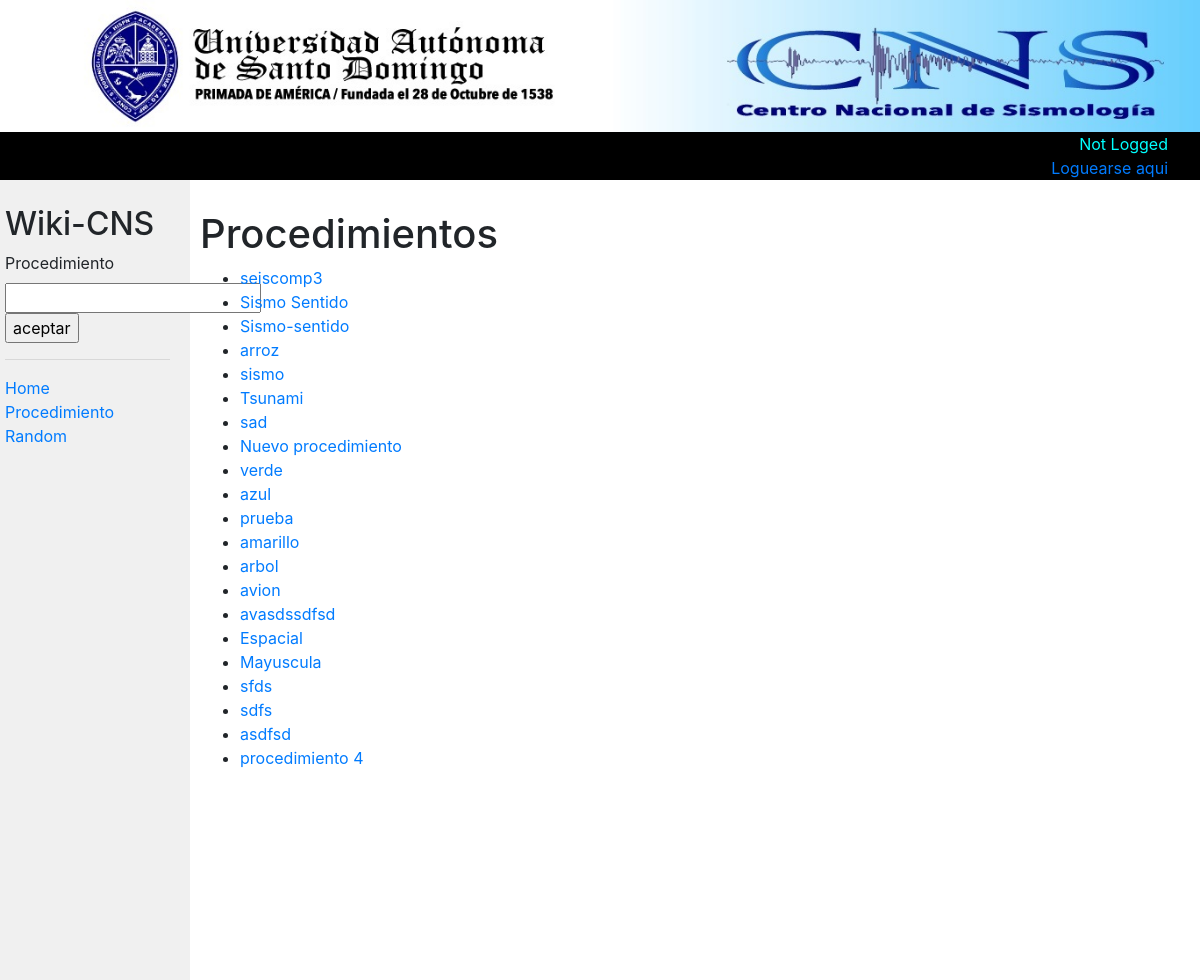
The app's page /, older data.
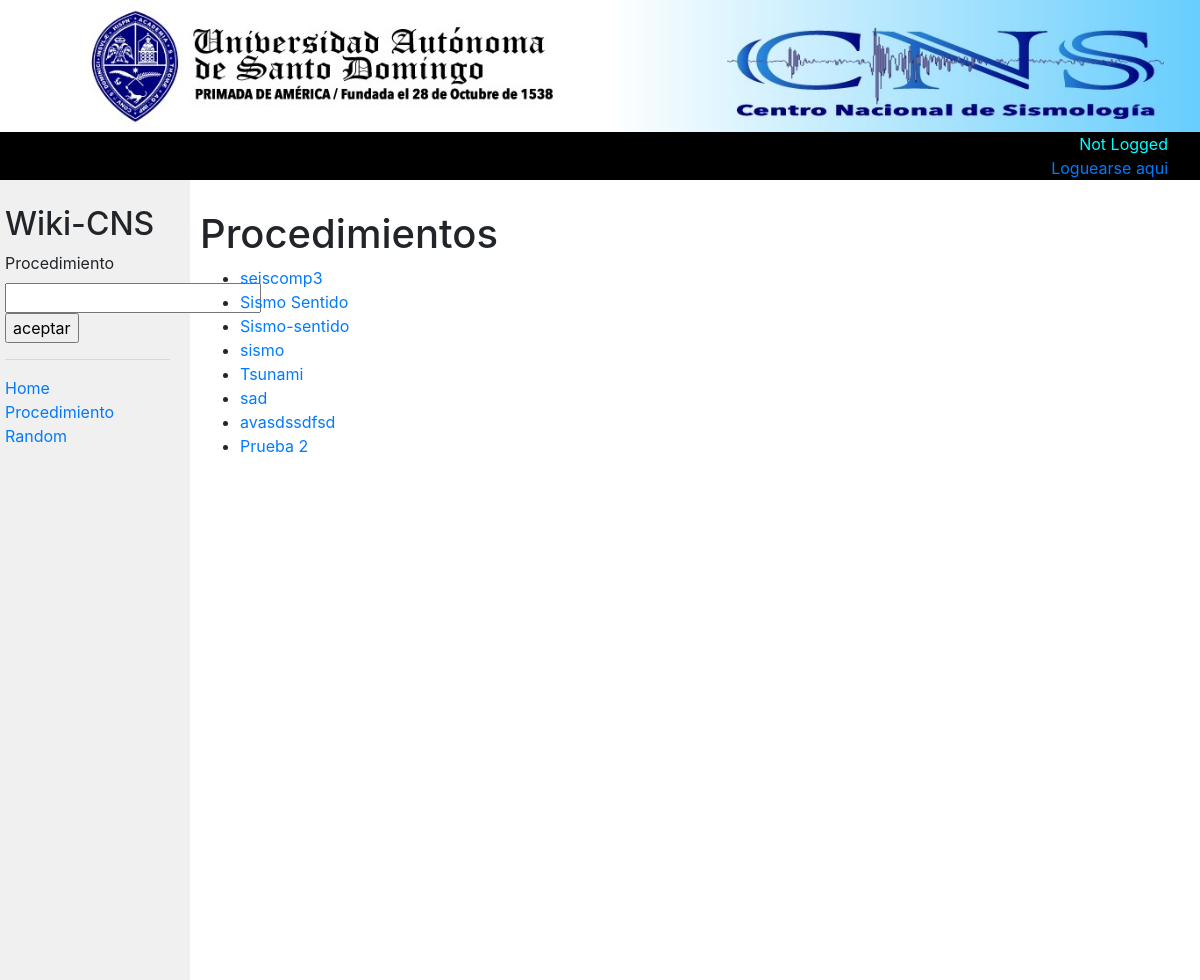
The same page, newer data.
### encyclopedia/models.py (models this page shows, shortened)
class Procedimiento(models.Model):
    title = models.CharField(max_length=30)
    content = models.TextField(blank=False)

### encyclopedia/views.py (the view)
# urls.py: path("",views.IndexView.as_view(),name='index'),
class IndexView(generic.ListView):
    template_name = 'encyclopedia/index.html'
    context_object_name = 'procedimiento_list'
    def get_queryset(self):
        return Procedimiento.objects.all()

### encyclopedia/templates/encyclopedia/index.html (shortened to what this page needs)
{% extends "encyclopedia/layout.html" %}
{% block body %}
    <h1>Procedimientos</h1>
    <ul>
        {% for entry in procedimiento_list %}
        <li><a href="{% url 'ency:wiki'  entry.pk %}">{{ entry.title }}</a></li>
        {% endfor %}
    </ul>
{% endblock %}

### encyclopedia/templates/encyclopedia/layout.html (shortened to what this page needs)
{% load static %}
<!DOCTYPE html>
<html lang="en">
    <head>
        <link rel="stylesheet" href="https://stackpath.bootstrapcdn.com/bootstrap/4.4.1/css/bootstrap.min.css">
        <link href="{% static 'encyclopedia/styles.css' %}" rel="stylesheet">
    </head>
    <body>
        <div id="divbanner">
            <img src="{% static 'encyclopedia/images/banner_sismologico.jpg' %}" alt="Escudos de la UASD y el CNS" width="100%">
        </div>
        {% if user.is_authenticated %}
            <div id="divlogin" >
                <span id="spanlogin">Logged: {{ user }}</span><br>
                <span><a href="{% url 'ency:logout' %}">Logout</a><span>
            </div>
        {% else %}
            <div id="divlogin" >
                <span id="spanlogin"> Not Logged </span>  <br>
                <a href="{% url 'ency:login' %}">Loguearse aqui</a>
            </div>
        {% endif %}
        <div class="row">
            <div class="sidebar col-lg-2 col-md-3">
                <h2>Wiki-CNS</h2>
                 <form action="{% url 'ency:buscar' %}" method="post">
                    <label for="procedimiento">Procedimiento</label>
                    <input type="text" id="procedimiento" name="procedimiento">
                    <input type="submit" value="aceptar">
                </form>
                <hr>
                <div>
                    <a href="{% url 'ency:index' %}">Home</a>
                </div>
                <div>
                    <a href="{% url 'ency:random_page' %}">Procedimiento Random</a>
                </div>
            </div>
            <div class="main col-lg-10 col-md-9">
                {% block body %}
                {% endblock %}
            </div>
        </div>
    </body>
</html>

### encyclopedia/static/encyclopedia/styles.css (style rules this page uses)
body { margin: 0; background-color: white; }
h1 { margin-top: 0px; padding-top: 20px; }
.main { padding: 10px; }
.sidebar { background-color: #f0f0f0; height: 100vh; padding: 20px; }
.sidebar h2 { margin-top: 5px; }

### encyclopedia/templates/encyclopedia/layout.html (style rules this page uses)
#divlogin { height: 3em; background-color: black; text-align: right; padding-right: 2em; }
#spanlogin { color: aqua; }

Row changes from the older to the newer data that the page shows:
removed Procedimiento: title "arroz"
removed Procedimiento: title "Nuevo procedimiento"
removed Procedimiento: title "verde"
removed Procedimiento: title "azul"
removed Procedimiento: title "prueba"
removed Procedimiento: title "amarillo"
removed Procedimiento: title "arbol"
removed Procedimiento: title "avion"
removed Procedimiento: title "Espacial"
removed Procedimiento: title "Mayuscula"
removed Procedimiento: title "sfds"
removed Procedimiento: title "sdfs"
removed Procedimiento: title "asdfsd"
removed Procedimiento: title "procedimiento 4"
added Procedimiento: title "Prueba 2"
